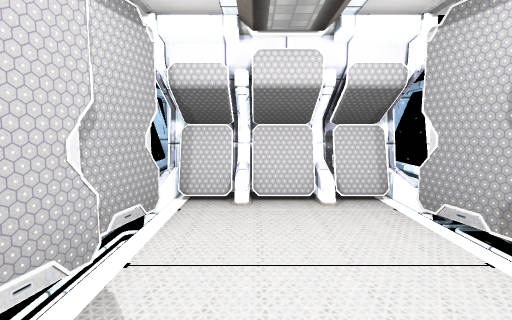
view 1 (above)

14 first-person views from a walk through a 3-D level made in the Unity game engine. The camera is 1.3 m above the floor, tilts 6° down and sees 80° across. Doors are open. The floor is counted in squares, 1 m on a side. Each view is taken from the middle of a square. On the plan, view 1 faces up. The plan holds only what a view shows up to about 14 squares ahead; the rest is blank. The place goes on beyond the plan. Some animated figures are not drawn. Some surface patterns are stand-ins.

view 2
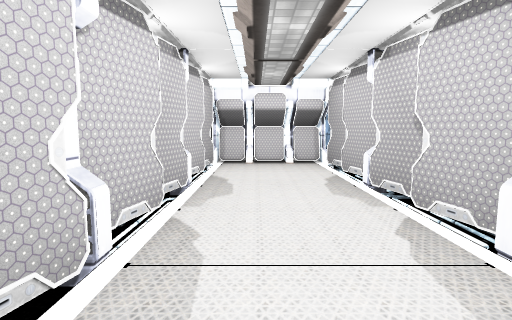

view 3
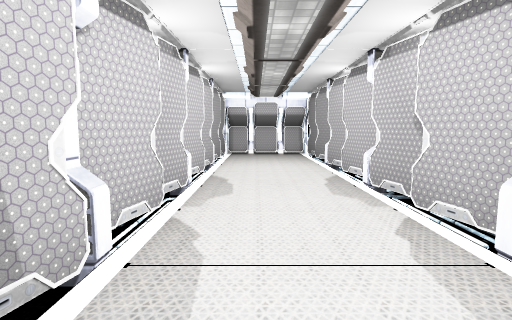

view 4
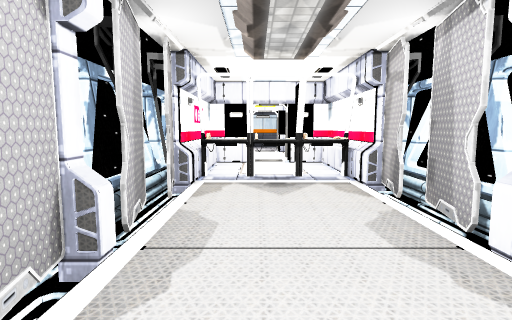

view 5
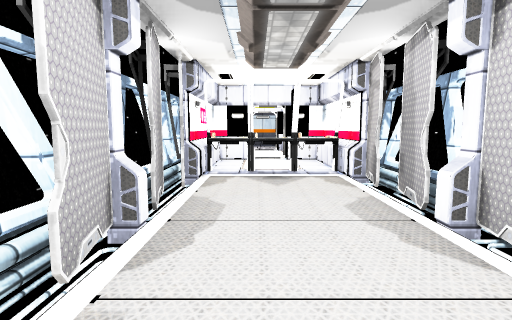

view 6
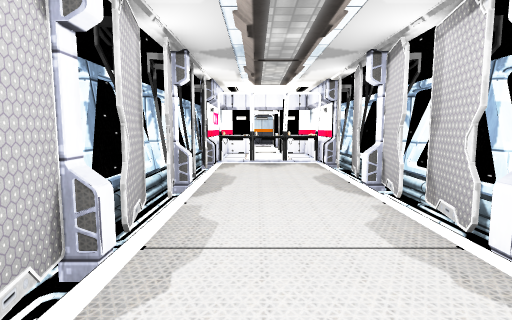

view 7
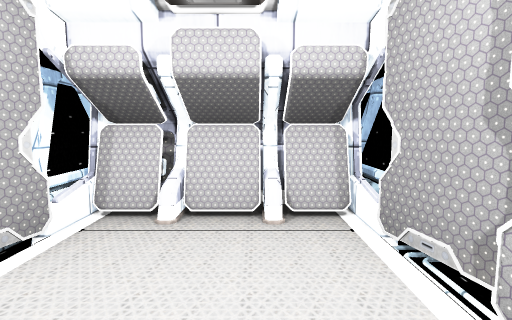

view 8
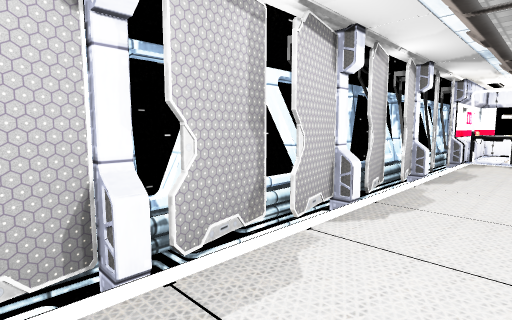

view 9
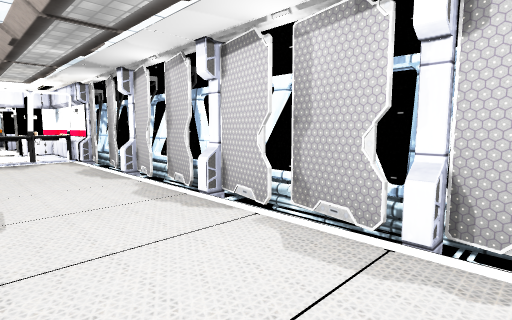

view 10
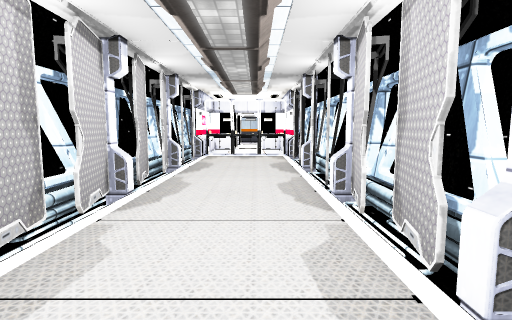

view 11
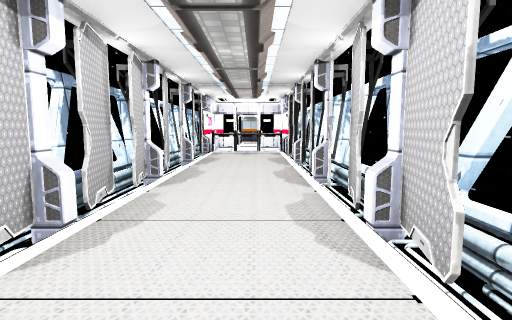

view 12
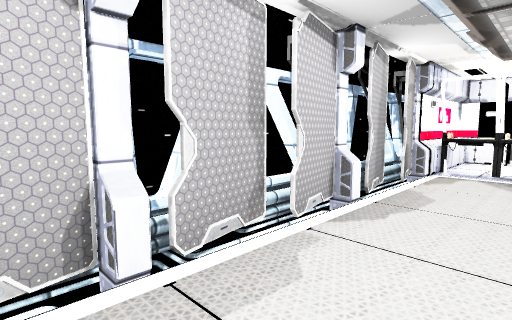

view 13
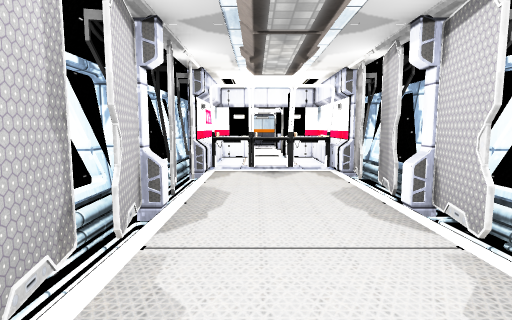

view 14
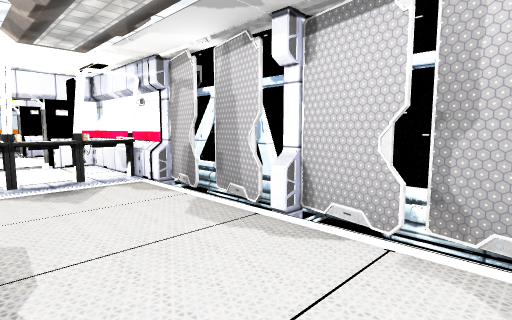

### Floor plan
Points are (right, up) in squares from view 1. A wall is a line through its corners. A room is listed if a view was taken in it or the views show most of it. See-through windows are left out.
Room 1 (views 1, 2, 3, 4, 5, 6, 7, 8, 9, 10, 11, 12, 13, 14)
walls: (-1.5, -3.4) (-1.9, -5.1); (-2.2, -2.4) (-2.2, -3.6); (-2.2, -3.8) (-2.2, -4.6); (-1.5, -1.1) (-1.9, -2.9) (-1.5, -2.9); (-2.6, -2.9) (-2.1, -2.9); (-1.5, -5.2) (-1.9, -6.9) (-1.6, -5.3); (-2.8, -3.1) (-2.8, -3.6); (2.8, -2.6) (2.5, -1.2); (-2.8, -1.6) (-2.8, -2.1); (-2.8, -4.5) (-2.8, -5.7); (3.1, -2.3) (3.4, -1.9); (3.2, -2.5) (3.2, -1.4); (3.2, -2.4) (3.3, -2); (2.9, -1.1) (2.5, 0.6); (3.6, -3) (3.6, -0.9); (2.9, -5.2) (2.5, -3.3); (-2.8, -0.6) (-2.8, -1.5); (3.2, -5) (3.2, -3.5); (3.6, -4.4) (3.6, -3.1); (-2.2, 0.2) (-2.2, -0.6); (-1.5, 0.7) (-1.9, -1.1); (-2.3, 0.3) (-2.1, -0.2); (-2.2, -6.4) (-2.2, -7.6); (3.2, -0.5) (3.2, 0.5); (-2.8, -6.1) (-2.8, -7.6); (-1.9, -6.9) (-1.5, -6.9); (3.6, -0.4) (3.6, 0.4); (-1.9, 1.1) (-1.5, 1.1); (2.8, -6.6) (2.5, -5.1); (3.1, -6.4) (3.5, -5.9); (-1.5, -7.4) (-1.4, -7.8); (-1.5, -7.4) (-1.9, -9.1); (-2.2, 1.1) (-2.2, 0.4); (3.2, -6.4) (3.3, -6); (-1.3, -7.5) (-1.7, -7.8); (-2.6, -6.9) (-1.8, -6.9) (-1.5, -7); (3.2, -6.5) (3.2, -5.3); (2.8, 1.4) (2.5, 2.8); (-2.2, -7.8) (-2.2, -8.8); (-2.8, 1.5) (-2.8, 0.9); (-2.4, -7.8) (-2.2, -8.3); (3.6, -7.2) (3.6, -5); (-2.8, -8.4) (-2.8, -11.7); (-1.5, 2.9) (-1.9, 1.2) (-1.5, 1.1); (3.6, -8.1) (3.6, -7.4); (2.8, 3) (2.5, 4.6); (2.9, -9.1) (2.5, -7.3) (2.8, -8.6); (3.2, -9.4) (3.2, -7.5); (-1.5, 4.7) (-1.8, 3.1); (2.8, -10.5) (2.5, -9.2); (3.2, -10.4) (3.5, -10); (3.2, -10.5) (3.2, -9.5); (-1.8, -11.4) (-1.8, -14.5); (3.2, 5.6) (3.2, 6.5); (3.6, -12) (3.6, -9); (-2.2, 6.5) (-2.2, 5.4); (3.6, 6.5) (3.6, 7.8); (-2.8, 7.4) (-2.8, 6.5); (3.5, 7.4) (3.1, 7.9); (-2.1, 7.8) (-2.4, 7.4); (2.8, -14.5) (2.8, -12.4)
low walls: (-2.2, -0.9) (-2.2, -1.5); (2.5, 2.9) (2.5, 3.4); (-1.5, -11.8) (-1.5, -14.5); (2.5, -14.5) (2.5, -12.8)
objects: other object (-2, -11); other object (-2, -10); other object (-2, -6); other object (-2, -2); other object (-2, 2); other object (-2, 5) to (3, 7); other object (-1, -12) to (2, -12); other object (3, -12); other object (3, -11); other object (3, -7); other object (3, -3); other object (3, 1)

Where each view was taken, in squares from view 1:
view 1: 0 up, 0 right, facing up
view 2: 6 down, 0 right, facing up
view 3: 10 down, 0 right, facing up
view 4: 4 down, 1 right, facing down
view 5: 3 down, 1 right, facing down
view 6: 0 up, 1 right, facing down
view 7: 1 up, 1 right, facing up
view 8: 2 up, 0 right, facing down-right
view 9: 2 up, 2 right, facing down-left
view 10: 3 up, 0 right, facing down
view 11: 5 up, 0 right, facing down
view 12: 2 down, 0 right, facing down-right
view 13: 2 down, 1 right, facing down
view 14: 4 down, 2 right, facing down-left
